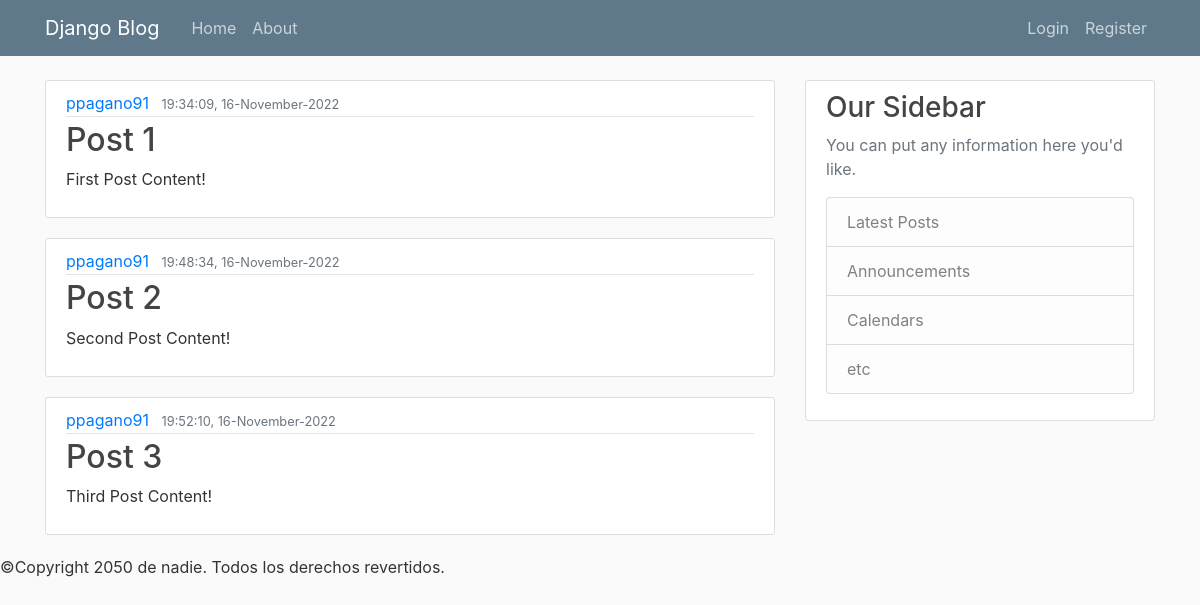
Screenshot of /blog/ with the database file from the repository.
### blog/models.py (models this page shows, shortened)
class Post(models.Model):
    title=models.CharField(max_length=100)
    content=models.TextField(max_length=100)
    date_posted=models.DateTimeField(default=timezone.now)
    author=models.ForeignKey(User, on_delete=models.CASCADE)

### blog/views.py (the view)
# urls.py: 2. Add a URL to urlpatterns:  path('', views.home, name='home')
def home(request):
    posts=Post.objects.all()
    context={
        'posts':posts
    }
    return render(request, 'blog/home.html', context)

### blog/templates/blog/home.html (shortened to what this page needs)
{% extends "blog/base.html" %} {% block content %} {% for post in posts %}
<article class="media content-section">
  <div class="media-body">
    <div class="article-metadata">
      <a class="mr-2" href="#">{{ post.author }}</a>
      <small class="text-muted">{{ post.date_posted|date:"H:i:s, d-F-Y" }}</small>
    </div>
    <h2><a class="article-title" href="#">{{ post.title }}</a></h2>
    <p class="article-content">{{ post.content }}</p>
  </div>
</article>
{% endfor %} {% endblock content %}

### blog/templates/blog/base.html (shortened to what this page needs)
{% load static %}
<!DOCTYPE html>
<html>
  <head>
    <link
      rel="stylesheet"
      href="https://cdn.jsdelivr.net/npm/bootstrap@4.0.0/dist/css/bootstrap.min.css"
    />
    <link rel="stylesheet" type="text/css" href="{% static 'blog/main.css' %}" />
  </head>
  <body>
    <header class="site-header">
      <nav class="navbar navbar-expand-md navbar-dark bg-steel fixed-top">
        <div class="container">
          <a class="navbar-brand mr-4" href="{% url 'blog-home' %}">Django Blog</a>
          <div class="collapse navbar-collapse" id="navbarToggle">
            <div class="navbar-nav mr-auto">
              <a class="nav-item nav-link" href="{% url 'blog-home' %}">Home</a>
              <a class="nav-item nav-link" href="{% url 'blog-about' %}">About</a>
            </div>
            <div class="navbar-nav">
              <a class="nav-item nav-link" href="#">Login</a>
              <a class="nav-item nav-link" href="#">Register</a>
            </div>
          </div>
        </div>
      </nav>
    </header>
    <main role="main" class="container">
  <div class="row">
    <div class="col-md-8">
      {% block content %}{% endblock %}
    </div>
    <div class="col-md-4">
      <div class="content-section">
        <h3>Our Sidebar</h3>
        <p class='text-muted'>You can put any information here you'd like.
          <ul class="list-group">
            <li class="list-group-item list-group-item-light">Latest Posts</li>
            <li class="list-group-item list-group-item-light">Announcements</li>
            <li class="list-group-item list-group-item-light">Calendars</li>
            <li class="list-group-item list-group-item-light">etc</li>
          </ul>
        </p>
      </div>
    </div>
  </div>
</main>
    <footer>
      <p>©Copyright 2050 de nadie. Todos los derechos revertidos.</p>
    </footer>
  </body>
</html>

### blog/static/blog/main.css (style rules this page uses)
body { background: #fafafa; color: #333333; margin-top: 5rem; }
h1, h2, h3, h4, h5, h6 { color: #444444; }
ul { margin: 0; }
.bg-steel { background-color: #5f788a; }
.site-header .navbar-nav .nav-link { color: #cbd5db; }
.content-section { background: #ffffff; padding: 10px 20px; border: 1px solid #dddddd; border-radius: 3px; margin-bottom: 20px; }
.article-title { color: #444444; }
.article-content { white-space: pre-line; }
.article-metadata { padding-bottom: 1px; margin-bottom: 4px; border-bottom: 1px solid #e3e3e3 }

### rows the page displays
Post: author "ppagano91", date_posted "19:34:09, 16-November-2022", title "Post 1", content "First Post Content!"
Post: author "ppagano91", date_posted "19:48:34, 16-November-2022", title "Post 2", content "Second Post Content!"
Post: author "ppagano91", date_posted "19:52:10, 16-November-2022", title "Post 3", content "Third Post Content!"
